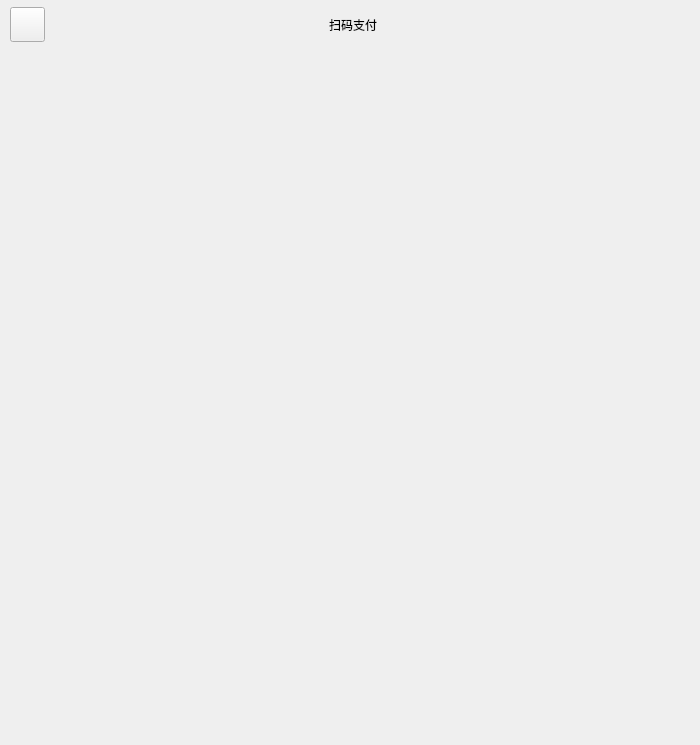
<?xml version="1.0" encoding="UTF-8"?>
<ui version="4.0">
 <class>GiveMoneyDialog</class>
 <widget class="QDialog" name="GiveMoneyDialog">
  <property name="geometry">
   <rect>
    <x>0</x>
    <y>0</y>
    <width>700</width>
    <height>745</height>
   </rect>
  </property>
  <property name="windowTitle">
   <string>充值</string>
  </property>
  <layout class="QVBoxLayout" name="verticalLayout">
   <property name="spacing">
    <number>0</number>
   </property>
   <property name="leftMargin">
    <number>0</number>
   </property>
   <property name="topMargin">
    <number>0</number>
   </property>
   <property name="rightMargin">
    <number>0</number>
   </property>
   <property name="bottomMargin">
    <number>0</number>
   </property>
   <item>
    <widget class="QStackedWidget" name="stackedWidget">
     <property name="currentIndex">
      <number>1</number>
     </property>
     <widget class="QWidget" name="chargePage">
      <layout class="QVBoxLayout" name="verticalLayout_5">
       <property name="spacing">
        <number>0</number>
       </property>
       <property name="leftMargin">
        <number>0</number>
       </property>
       <property name="topMargin">
        <number>0</number>
       </property>
       <property name="rightMargin">
        <number>0</number>
       </property>
       <property name="bottomMargin">
        <number>0</number>
       </property>
       <item>
        <widget class="QWidget" name="topBar" native="true">
         <property name="minimumSize">
          <size>
           <width>0</width>
           <height>50</height>
          </size>
         </property>
         <property name="maximumSize">
          <size>
           <width>16777215</width>
           <height>50</height>
          </size>
         </property>
         <layout class="QHBoxLayout" name="horizontalLayout">
          <property name="leftMargin">
           <number>10</number>
          </property>
          <property name="topMargin">
           <number>5</number>
          </property>
          <property name="rightMargin">
           <number>10</number>
          </property>
          <property name="bottomMargin">
           <number>5</number>
          </property>
          <item>
           <widget class="QLabel" name="titleLabel">
            <property name="text">
             <string>充值中心</string>
            </property>
            <property name="alignment">
             <set>Qt::AlignCenter</set>
            </property>
           </widget>
          </item>
         </layout>
        </widget>
       </item>
       <item>
        <widget class="QWidget" name="contentWidget" native="true">
         <layout class="QVBoxLayout" name="verticalLayout_2">
          <property name="spacing">
           <number>30</number>
          </property>
          <property name="leftMargin">
           <number>40</number>
          </property>
          <property name="topMargin">
           <number>20</number>
          </property>
          <property name="rightMargin">
           <number>40</number>
          </property>
          <property name="bottomMargin">
           <number>40</number>
          </property>
          <item>
           <widget class="QLabel" name="balanceLabel">
            <property name="text">
             <string>当前余额：¥ 0.00</string>
            </property>
            <property name="alignment">
             <set>Qt::AlignCenter</set>
            </property>
           </widget>
          </item>
          <item>
           <widget class="QWidget" name="amountWidget" native="true">
            <layout class="QVBoxLayout" name="verticalLayout_3">
             <property name="spacing">
              <number>20</number>
             </property>
             <property name="leftMargin">
              <number>0</number>
             </property>
             <property name="topMargin">
              <number>0</number>
             </property>
             <property name="rightMargin">
              <number>0</number>
             </property>
             <property name="bottomMargin">
              <number>0</number>
             </property>
             <item>
              <widget class="QLabel" name="label">
               <property name="text">
                <string>选择充值金额：</string>
               </property>
              </widget>
             </item>
             <item>
              <layout class="QGridLayout" name="gridLayout">
               <property name="spacing">
                <number>15</number>
               </property>
               <item row="0" column="0">
                <widget class="QPushButton" name="amount_10">
                 <property name="minimumSize">
                  <size>
                   <width>0</width>
                   <height>45</height>
                  </size>
                 </property>
                 <property name="text">
                  <string>¥10</string>
                 </property>
                 <property name="checkable">
                  <bool>true</bool>
                 </property>
                </widget>
               </item>
               <item row="0" column="1">
                <widget class="QPushButton" name="amount_20">
                 <property name="minimumSize">
                  <size>
                   <width>0</width>
                   <height>45</height>
                  </size>
                 </property>
                 <property name="text">
                  <string>¥20</string>
                 </property>
                 <property name="checkable">
                  <bool>true</bool>
                 </property>
                </widget>
               </item>
               <item row="0" column="2">
                <widget class="QPushButton" name="amount_50">
                 <property name="minimumSize">
                  <size>
                   <width>0</width>
                   <height>45</height>
                  </size>
                 </property>
                 <property name="text">
                  <string>¥50</string>
                 </property>
                 <property name="checkable">
                  <bool>true</bool>
                 </property>
                </widget>
               </item>
               <item row="1" column="0">
                <widget class="QPushButton" name="amount_100">
                 <property name="minimumSize">
                  <size>
                   <width>0</width>
                   <height>45</height>
                  </size>
                 </property>
                 <property name="text">
                  <string>¥100</string>
                 </property>
                 <property name="checkable">
                  <bool>true</bool>
                 </property>
                </widget>
               </item>
               <item row="1" column="1">
                <widget class="QPushButton" name="amount_200">
                 <property name="minimumSize">
                  <size>
                   <width>0</width>
                   <height>45</height>
                  </size>
                 </property>
                 <property name="text">
                  <string>¥200</string>
                 </property>
                 <property name="checkable">
                  <bool>true</bool>
                 </property>
                </widget>
               </item>
               <item row="1" column="2">
                <widget class="QPushButton" name="amount_500">
                 <property name="minimumSize">
                  <size>
                   <width>0</width>
                   <height>45</height>
                  </size>
                 </property>
                 <property name="text">
                  <string>¥500</string>
                 </property>
                 <property name="checkable">
                  <bool>true</bool>
                 </property>
                </widget>
               </item>
              </layout>
             </item>
             <item>
              <widget class="QLineEdit" name="customAmountEdit">
               <property name="minimumSize">
                <size>
                 <width>0</width>
                 <height>45</height>
                </size>
               </property>
               <property name="placeholderText">
                <string>输入自定义金额</string>
               </property>
              </widget>
             </item>
            </layout>
           </widget>
          </item>
          <item>
           <widget class="QWidget" name="paymentWidget" native="true">
            <layout class="QVBoxLayout" name="verticalLayout_4">
             <property name="spacing">
              <number>20</number>
             </property>
             <property name="leftMargin">
              <number>0</number>
             </property>
             <property name="topMargin">
              <number>0</number>
             </property>
             <property name="rightMargin">
              <number>0</number>
             </property>
             <property name="bottomMargin">
              <number>0</number>
             </property>
             <item>
              <widget class="QLabel" name="label_2">
               <property name="text">
                <string>选择支付方式：</string>
               </property>
              </widget>
             </item>
             <item>
              <widget class="QPushButton" name="wechatPayBtn">
               <property name="enabled">
                <bool>false</bool>
               </property>
               <property name="minimumSize">
                <size>
                 <width>0</width>
                 <height>50</height>
                </size>
               </property>
               <property name="text">
                <string>微信支付</string>
               </property>
              </widget>
             </item>
             <item>
              <widget class="QPushButton" name="alipayBtn">
               <property name="enabled">
                <bool>false</bool>
               </property>
               <property name="minimumSize">
                <size>
                 <width>0</width>
                 <height>50</height>
                </size>
               </property>
               <property name="text">
                <string>支付宝</string>
               </property>
              </widget>
             </item>
            </layout>
           </widget>
          </item>
         </layout>
        </widget>
       </item>
      </layout>
     </widget>
     <widget class="QWidget" name="scanPage">
      <layout class="QVBoxLayout" name="verticalLayout_6">
       <property name="spacing">
        <number>0</number>
       </property>
       <property name="leftMargin">
        <number>0</number>
       </property>
       <property name="topMargin">
        <number>0</number>
       </property>
       <property name="rightMargin">
        <number>0</number>
       </property>
       <property name="bottomMargin">
        <number>0</number>
       </property>
       <item>
        <widget class="QWidget" name="scanTopBar" native="true">
         <property name="minimumSize">
          <size>
           <width>0</width>
           <height>50</height>
          </size>
         </property>
         <property name="maximumSize">
          <size>
           <width>16777215</width>
           <height>50</height>
          </size>
         </property>
         <layout class="QHBoxLayout" name="horizontalLayout_2">
          <property name="leftMargin">
           <number>10</number>
          </property>
          <property name="topMargin">
           <number>5</number>
          </property>
          <property name="rightMargin">
           <number>10</number>
          </property>
          <property name="bottomMargin">
           <number>5</number>
          </property>
          <item>
           <widget class="QPushButton" name="backButton">
            <property name="minimumSize">
             <size>
              <width>35</width>
              <height>35</height>
             </size>
            </property>
            <property name="maximumSize">
             <size>
              <width>35</width>
              <height>35</height>
             </size>
            </property>
            <property name="text">
             <string/>
            </property>
           </widget>
          </item>
          <item>
           <widget class="QLabel" name="scanTitleLabel">
            <property name="text">
             <string>扫码支付</string>
            </property>
            <property name="alignment">
             <set>Qt::AlignCenter</set>
            </property>
           </widget>
          </item>
          <item>
           <spacer name="horizontalSpacer_2">
            <property name="orientation">
             <enum>Qt::Horizontal</enum>
            </property>
            <property name="sizeType">
             <enum>QSizePolicy::Fixed</enum>
            </property>
            <property name="sizeHint" stdset="0">
             <size>
              <width>35</width>
              <height>20</height>
             </size>
            </property>
           </spacer>
          </item>
         </layout>
        </widget>
       </item>
       <item>
        <widget class="QLabel" name="preview_label">
         <property name="minimumSize">
          <size>
           <width>497</width>
           <height>693</height>
          </size>
         </property>
         <property name="alignment">
          <set>Qt::AlignCenter</set>
         </property>
        </widget>
       </item>
       <item>
        <widget class="QLabel" name="scan_line">
         <property name="minimumSize">
          <size>
           <width>670</width>
           <height>2</height>
          </size>
         </property>
         <property name="maximumSize">
          <size>
           <width>670</width>
           <height>2</height>
          </size>
         </property>
        </widget>
       </item>
      </layout>
     </widget>
    </widget>
   </item>
  </layout>
 </widget>
 <resources/>
 <connections/>
</ui>
